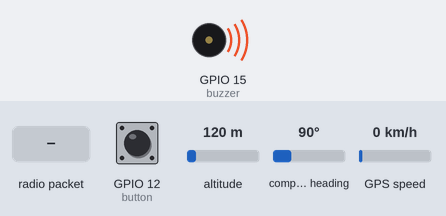
Simulated run of this sketch. Board: ESP32. Parts: buzzer (waves = sounding, pin HIGH). Inputs (shaded band) come from the test bench; at power-on: GPIO 12 (button) HIGH, altitude 120 m, compass heading 90°, GPS speed 0 km/h. The GPS gets a fix after 3 s at 37.7749, -122.4194 with 8 satellites; no radio packets arrive unless stated; what the sketch prints to the serial monitor is not drawn.

Above: at 0.1 s.
At 2.2 s:
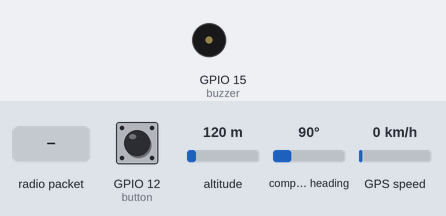
2.3 s: GPIO 12 (button) pulled LOW for 1 s
4.8 s: radio packet "Broadcast" arrives
6.3 s: radio packet "ACTIVE" arrives
7.8 s: radio packet "1" arrives
Timing chart, 0 to 10.3 s (numbered marks = the images above; inputs shaded):
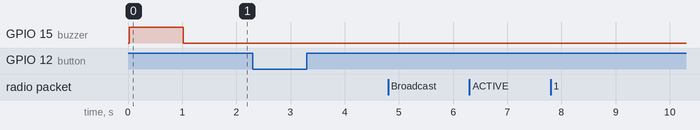

Measured:
- after the input at 2.3 s, every drawn part: stays the same
- after the input at 4.8 s, every drawn part: stays the same
- after the input at 6.3 s, every drawn part: stays the same
- after the input at 7.8 s, every drawn part: stays the same

The sketch:

LoRa_Client02_V3.ino
```cpp
#include <SPI.h>
#include <LoRa.h>
#include <TinyGPS++.h>
#include <HardwareSerial.h>

#define RXPin (16)
#define TXPin (17)

// กำหนดหมายเลขขา LoRa
const int LORA_CS = 5;
const int LORA_RST = 14;
const int LORA_IRQ = 2;
const long LORA_FREQUENCY = 433E6;
const long LORA_BANDWIDTH = 125E3;
const byte LORA_SPREADINGFACTOR = 7;
const byte LORA_CODINGRATE = 5;

// กำหนด ID ของ Client ตัวเอง (ต้องไม่ซ้ำกัน)
const String CLIENT_ID = "Client02";  // หรือ "Client02" สำหรับอีกตัว

int button = 12;
int buzzer = 15;
String messageToSend = "Hello from " + CLIENT_ID;
long lastSendTime = 0;
const long sendInterval = 5000;

static const uint32_t GPSBaud = 9600;
TinyGPSPlus gps;
HardwareSerial ss(2);

void setup() {
  Serial.begin(115200);
  pinMode(buzzer, OUTPUT);
  pinMode(button, INPUT_PULLUP);
  Serial.println(CLIENT_ID + " LoRa Client");
  ss.begin(GPSBaud, SERIAL_8N1, RXPin, TXPin, false);
  SPI.begin();
  LoRa.setPins(LORA_CS, LORA_RST, LORA_IRQ);
  Serial.println("Attempting LoRa.begin()");
  if (!LoRa.begin(LORA_FREQUENCY)) {
    Serial.println("LoRa init failed!");
    while (1)
      ;
  }
  Serial.println("LoRa init OK!");
  digitalWrite(buzzer, 1);
  delay(1000);
  digitalWrite(buzzer, 0);

  // ... (ตั้งค่า LoRa เหมือนเดิม) ...
}

void loop() {

  while (ss.available() > 0)
    if (gps.encode(ss.read()))
      displayInfo();

  if (millis() > 5000 && gps.charsProcessed() < 10) {
    Serial.println(F("No GPS detected: check wiring."));
    while (true)
      ;
  }

  // รับข้อมูล
  int packetSize = LoRa.parsePacket();
  if (packetSize) {
    String receivedPacket = "";
    while (LoRa.available()) {
      receivedPacket += (char)LoRa.read();
    }
    Serial.print("Received: ");
    Serial.print(receivedPacket);
    int recipientSeparator = receivedPacket.indexOf(':');
    if (recipientSeparator != -1) {
      String recipientID = receivedPacket.substring(0, recipientSeparator);
      if (recipientID == CLIENT_ID || recipientID == "Broadcast") {  // ตรวจสอบว่าเป็นข้อความสำหรับตัวเองหรือ Broadcast
        String message = receivedPacket.substring(recipientSeparator + 1);
        Serial.print(" - Message for me/broadcast: ");
        Serial.println(message);
        // ประมวลผลข้อความที่ได้รับ
        if (message == "ACTIVE") {
          digitalWrite(buzzer, 1);
          delay(1000);
          digitalWrite(buzzer, 0);
        }
      } else {
        Serial.println(" - Not for me.");
      }
    }
    Serial.print(" RSSI: ");
    Serial.println(LoRa.packetRssi());
  }

  delay(10);
}

void sendLoRaPacket(String packet) {
  LoRa.beginPacket();
  LoRa.print(packet);
  LoRa.endPacket();
}

void displayInfo() {

  // ส่งข้อมูลเป็นระยะ
  if (digitalRead(button) == 0) {
    Serial.print(F("Location: "));
    // String packet = "Server:" + CLIENT_ID + ":" + messageToSend;  // ระบุผู้รับเป็น "Server"

    if (gps.location.isValid()) {
      Serial.print(gps.location.lat(), 6);
      Serial.print(F(","));
      Serial.print(gps.location.lng(), 6);
    } else {
      Serial.print(F("INVALID"));
    }
    String packet = "Server:" + CLIENT_ID + ":" + String(gps.location.lat(), 6) + "," + String(gps.location.lng(), 6);
    Serial.print("Sending: ");
    Serial.println(packet);
    sendLoRaPacket(packet);
  }
  Serial.println();
}
```
